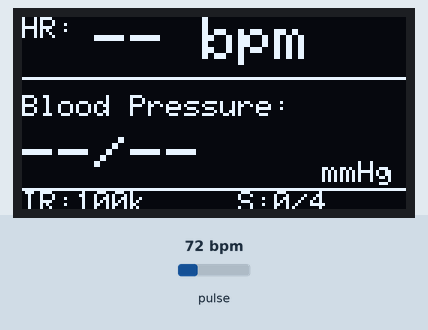
The sketch below on a simulated ESP32. Shown: 128×64 one-colour display. The test bench sets the inputs (shaded band); at power-on: pulse 72 bpm. WiFi joins after 1.5 s; servers stay silent unless stated; uploads are accepted with an empty reply; what the sketch prints to the serial monitor is not drawn.

Above: at 1.7 s.
At 2.7 s:
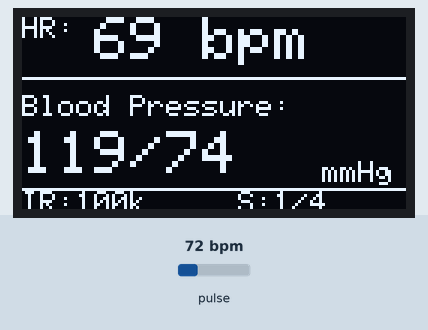
2.8 s: pulse set to 100 bpm
At 4.5 s:
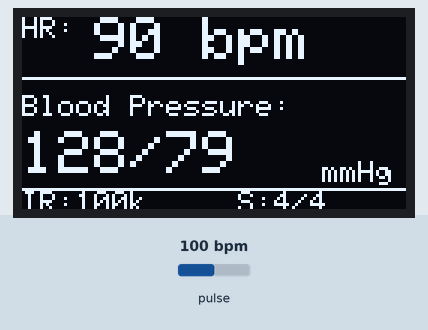
4.6 s: pulse set to 42 bpm
At 6.4 s:
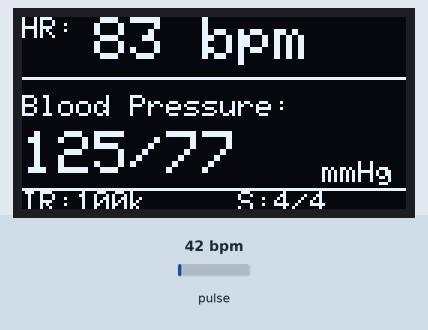
7.2 s: pulse set to 158 bpm
At 11.4 s:
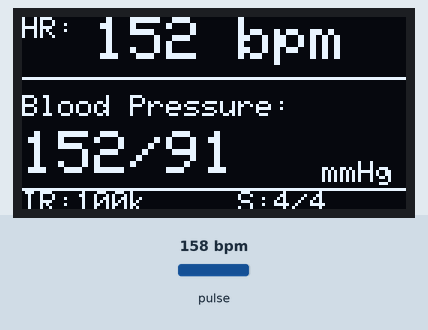
Timing chart, 0 to 12.9 s (numbered marks = the images above; inputs shaded):
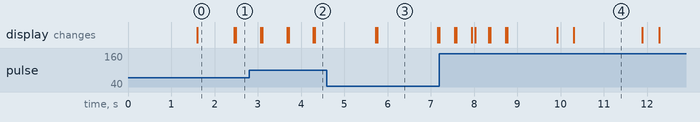

The sketch:

sketch_mar30a.ino
```cpp
#include <Wire.h>
#include "MAX30105.h"
#include "heartRate.h"

#include <Adafruit_GFX.h>
#include <Adafruit_SSD1306.h>

#include <WiFi.h>
#include <HTTPClient.h>

const char* ssid     = "YOUR_WIFI_SSID";
const char* password = "YOUR_WIFI_PASSWORD";
const char* serverUrl = "http://YOUR_COMPUTER_IP:3001/api/heartrate";

// OLED config
#define SCREEN_WIDTH 128
#define SCREEN_HEIGHT 64
Adafruit_SSD1306 display(SCREEN_WIDTH, SCREEN_HEIGHT, &Wire, -1);

// MAX30102 sensor
MAX30105 particleSensor;

// Heart rate variables
long lastBeat = 0;
float beatsPerMinute = 0;
int beatAvg = 0;
int systolicBP = 0;
int diastolicBP = 0;

// Buffer for averaging
#define RATE_SIZE 4
byte rates[RATE_SIZE];
byte rateSpot = 0;
byte validRates = 0;

void setup() {
  Serial.begin(115200);
  Wire.begin(21, 22);  // ESP32 SDA=21, SCL=22

  // OLED init
  if (!display.begin(SSD1306_SWITCHCAPVCC, 0x3C)) {
    Serial.println("OLED failed");
    while (1);
  }

  display.clearDisplay();
  display.setTextSize(1);
  display.setTextColor(WHITE);
  display.setCursor(0, 0);
  display.println("Initializing...");
  display.display();

  // add this in setup(), before sensor init
  WiFi.begin(ssid, password);
  Serial.print("Connecting to WiFi");
  while (WiFi.status() != WL_CONNECTED) {
    delay(500);
    Serial.print(".");
  }
  Serial.println();
  Serial.print("Connected! IP: ");
  Serial.println(WiFi.localIP());
  // Sensor init
  if (!particleSensor.begin(Wire, I2C_SPEED_FAST)) {
    Serial.println("MAX30102 not found");
    display.clearDisplay();
    display.setCursor(0, 0);
    display.println("Sensor not found!");
    display.display();
    while (1);
  }

  // Recommended sensor settings
  byte ledBrightness = 60;   // 0-255
  byte sampleAverage = 4;
  byte ledMode = 2;          // Red + IR
  int sampleRate = 100;      // 100 samples/sec
  int pulseWidth = 411;      // 69, 118, 215, 411
  int adcRange = 4096;       // 2048, 4096, 8192, 16384

  particleSensor.setup(ledBrightness, sampleAverage, ledMode, sampleRate, pulseWidth, adcRange);

  // Important: turn on IR LED
  particleSensor.setPulseAmplitudeIR(0x1F);
  particleSensor.setPulseAmplitudeRed(0x1F);
  particleSensor.setPulseAmplitudeGreen(0);

  // Clear rate buffer
  memset(rates, 0, sizeof(rates));

  Serial.println("Setup complete");
}

void estimateBP(long irValue, int bpm) {
  if (irValue < 20000 || bpm == 0) {
    systolicBP = 0;
    diastolicBP = 0;
    return;
  }

  float irNorm = constrain((irValue - 20000.0) / 80000.0, 0.0, 1.0);

  systolicBP  = 110 + (bpm - 70) * 0.4 + irNorm * 10;
  diastolicBP = 70  + (bpm - 70) * 0.2 + irNorm * 5;
}

void sendToServer(int bpm, int avgBpm, long irValue, int systolic, int diastolic, bool fingerDetected) {
  if (WiFi.status() != WL_CONNECTED) return;

  HTTPClient http;
  http.begin(serverUrl);
  http.addHeader("Content-Type", "application/json");
  http.setTimeout(500);

  String payload = "{";
  payload += "\"bpm\":" + String(bpm) + ",";
  payload += "\"avgBpm\":" + String(avgBpm) + ",";
  payload += "\"ir\":" + String(irValue) + ",";
  payload += "\"systolic\":" + String(systolic) + ",";   // add this
  payload += "\"diastolic\":" + String(diastolic) + ",";
  payload += "\"fingerDetected\":" + String(fingerDetected ? "true" : "false") + ",";
  payload += "\"timestamp\":" + String(millis());
  payload += "}";

  Serial.println(payload);
  http.POST(payload);
  http.end();
}


void loop() {
  static unsigned long lastSend = 0;
  long irValue = particleSensor.getIR();

  // Finger detection
  if (irValue < 20000) {
    beatsPerMinute = 0;
    beatAvg = 0;
    validRates = 0;
    rateSpot = 0;
    lastBeat = 0;
    memset(rates, 0, sizeof(rates));

    display.clearDisplay();
    display.setTextSize(1);
    display.setCursor(0, 0);
    display.println("Place finger");
    display.println("on sensor");
    display.setCursor(0, 40);
    display.print("IR: ");
    display.println(irValue);
    display.display();

    Serial.print("No finger detected. IR=");
    Serial.println(irValue);
    if (millis() - lastSend >= 2000) {  // add this throttle
    lastSend = millis();
    sendToServer(0, 0, irValue, 0, 0, false);
  }
    return;
  }

  // Detect heartbeat
  if (checkForBeat(irValue)) {
    if (lastBeat == 0) {
      lastBeat = millis();   // ignore first beat
      return;
    }

    long delta = millis() - lastBeat;
    lastBeat = millis();

    beatsPerMinute = 60.0 / (delta / 1000.0);

    if (beatsPerMinute > 20 && beatsPerMinute < 255) {
      rates[rateSpot++] = (byte)beatsPerMinute;
      rateSpot %= RATE_SIZE;

      if (validRates < RATE_SIZE) validRates++;

      int sum = 0;
      for (byte i = 0; i < validRates; i++) {
        sum += rates[i];
      }
      beatAvg = sum / validRates;
    }
  }

  // Serial monitor
  Serial.print("IR=");
  Serial.print(irValue);
  Serial.print(", BPM=");
  Serial.print(beatsPerMinute);
  Serial.print(", AVG BPM=");
  Serial.println(beatAvg);

  // OLED display
  // OLED display
  display.clearDisplay();

  // BPM — large, top left
  display.setTextSize(1);
  display.setCursor(0, 0);
  display.print("HR: ");
  display.setTextSize(2);
  display.setCursor(24, 0);
  if (beatAvg > 0) {
    display.print(beatAvg);
    display.print(" bpm");
  } else {
    display.print("-- bpm");
  }

  display.drawLine(0, 20, 127, 20, WHITE);

  // BP section
  display.setTextSize(1);
  display.setCursor(0, 26);
  display.print("Blood Pressure:");

  display.setTextSize(2);
  display.setCursor(0, 38);
  if (systolicBP > 0 && diastolicBP > 0) {
    display.print(systolicBP);
    display.print("/");
    display.print(diastolicBP);
  } else {
    display.print("--/--");
  }

  // mmHg label
  display.setTextSize(1);
  display.setCursor(100, 48);
  display.print("mmHg");

  display.drawLine(0, 57, 127, 57, WHITE);

  // IR and sample rate — bottom strip
  display.setTextSize(1);
  display.setCursor(0, 58);
  display.print("IR:");
  display.print(irValue / 1000);  // shortened to save space e.g. "82k"
  display.print("k");

  display.setCursor(72, 58);
  display.print("S:");
  display.print(validRates);
  display.print("/");
  display.print(RATE_SIZE);

  display.display();

  estimateBP(irValue, beatAvg);

  if (millis() - lastSend >= 2000) {
  lastSend = millis();
  sendToServer((int)beatsPerMinute, beatAvg, irValue, systolicBP, diastolicBP, true);
  }
}
```

Measured:
- what the display in image 0 shows lasts 0.9 s, from 1.6 s to 2.5 s
- what the display in image 3 shows lasts 1.4 s, from 5.8 s to 7.2 s
